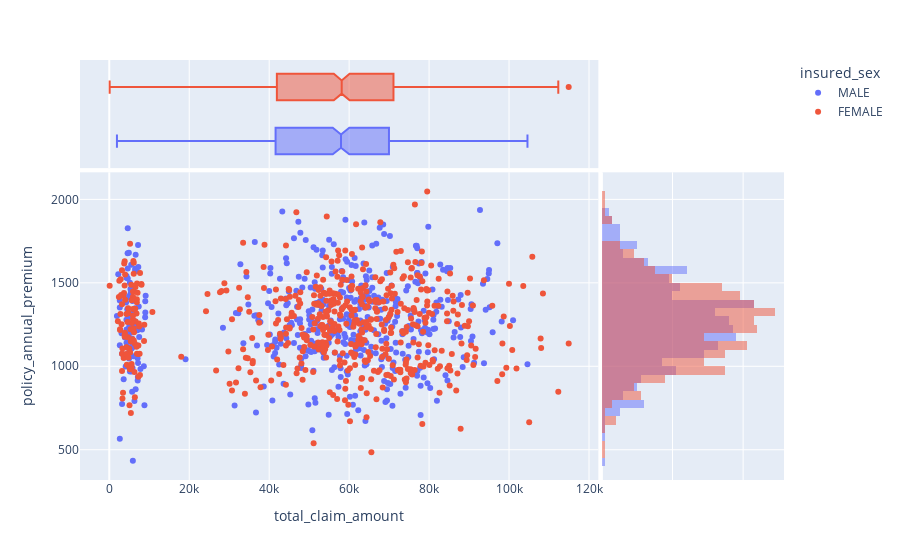

The notebook cell this image was saved under:
### Markdown cell above
Observation: looks like Collision type incident happens most as compare to park and theft.

### Code cell
fig = px.scatter(data, x = 'total_claim_amount', y = 'policy_annual_premium', color = 'insured_sex',
                marginal_x = 'box', marginal_y = 'histogram')
fig.show()

### Figure 1 — Plotly figure (JSON) as saved in the notebook; plotly's stock layout.template omitted (floating-point values rounded to 4 significant figures; data arrays with more than 128 entries replaced by an {"elided": "..."} marker saying what was removed)
{"data": [{"hovertemplate": "insured_sex=MALE<br>total_claim_amount=%{x}<br>policy_annual_premium=%{y}<extra></extra>", "legendgroup": "MALE", "marker": {"color": "#636efa", "symbol": "circle"}, "mode": "markers", "name": "MALE", "orientation": "v", "showlegend": true, "type": "scatter", "x": {"elided": "463 int values"}, "xaxis": "x", "y": {"elided": "463 float values"}, "yaxis": "y"}, {"alignmentgroup": "True", "hovertemplate": "insured_sex=MALE<br>total_claim_amount=%{x}<extra></extra>", "legendgroup": "MALE", "marker": {"color": "#636efa", "symbol": "circle"}, "name": "MALE", "notched": true, "offsetgroup": "MALE", "showlegend": false, "type": "box", "x": {"elided": "463 int values"}, "xaxis": "x3", "yaxis": "y3"}, {"alignmentgroup": "True", "bingroup": "y", "hovertemplate": "insured_sex=MALE<br>policy_annual_premium=%{y}<br>count=%{x}<extra></extra>", "legendgroup": "MALE", "marker": {"color": "#636efa"}, "name": "MALE", "offsetgroup": "MALE", "opacity": 0.5, "showlegend": false, "type": "histogram", "xaxis": "x2", "y": {"elided": "463 float values"}, "yaxis": "y2"}, {"hovertemplate": "insured_sex=FEMALE<br>total_claim_amount=%{x}<br>policy_annual_premium=%{y}<extra></extra>", "legendgroup": "FEMALE", "marker": {"color": "#EF553B", "symbol": "circle"}, "mode": "markers", "name": "FEMALE", "orientation": "v", "showlegend": true, "type": "scatter", "x": {"elided": "537 int values"}, "xaxis": "x", "y": {"elided": "537 float values"}, "yaxis": "y"}, {"alignmentgroup": "True", "hovertemplate": "insured_sex=FEMALE<br>total_claim_amount=%{x}<extra></extra>", "legendgroup": "FEMALE", "marker": {"color": "#EF553B", "symbol": "circle"}, "name": "FEMALE", "notched": true, "offsetgroup": "FEMALE", "showlegend": false, "type": "box", "x": {"elided": "537 int values"}, "xaxis": "x3", "yaxis": "y3"}, {"alignmentgroup": "True", "bingroup": "y", "hovertemplate": "insured_sex=FEMALE<br>policy_annual_premium=%{y}<br>count=%{x}<extra></extra>", "legendgroup": "FEMALE", "marker": {"color": "#EF553B"}, "name": "FEMALE", "offsetgroup": "FEMALE", "opacity": 0.5, "showlegend": false, "type": "histogram", "xaxis": "x2", "y": {"elided": "537 float values"}, "yaxis": "y2"}], "layout": {"barmode": "overlay", "legend": {"title": {"text": "insured_sex"}, "tracegroupgap": 0}, "margin": {"t": 60}, "xaxis": {"anchor": "y", "domain": [0, 0.7363], "title": {"text": "total_claim_amount"}}, "xaxis2": {"anchor": "y2", "domain": [0.7413, 1], "matches": "x2", "showgrid": true, "showline": false, "showticklabels": false, "ticks": ""}, "xaxis3": {"anchor": "y3", "domain": [0, 0.7363], "matches": "x", "showgrid": true, "showticklabels": false}, "xaxis4": {"anchor": "y4", "domain": [0.7413, 1], "matches": "x2", "showgrid": true, "showline": false, "showticklabels": false, "ticks": ""}, "yaxis": {"anchor": "x", "domain": [0, 0.7326], "title": {"text": "policy_annual_premium"}}, "yaxis2": {"anchor": "x2", "domain": [0, 0.7326], "matches": "y", "showgrid": true, "showticklabels": false}, "yaxis3": {"anchor": "x3", "domain": [0.7426, 1], "matches": "y3", "showgrid": false, "showline": false, "showticklabels": false, "ticks": ""}, "yaxis4": {"anchor": "x4", "domain": [0.7426, 1], "matches": "y3", "showgrid": true, "showline": false, "showticklabels": false, "ticks": ""}}}
